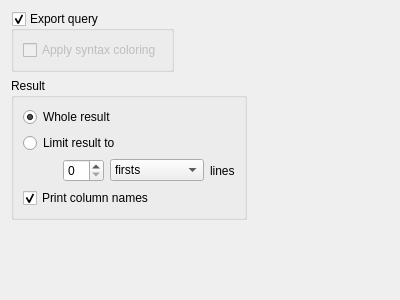
<?xml version="1.0" encoding="UTF-8"?>
<ui version="4.0">
 <class>HtmlWizardPage</class>
 <widget class="QWizardPage" name="HtmlWizardPage">
  <property name="geometry">
   <rect>
    <x>0</x>
    <y>0</y>
    <width>400</width>
    <height>300</height>
   </rect>
  </property>
  <property name="title">
   <string>HTML options</string>
  </property>
  <layout class="QFormLayout" name="formLayout">
   <item row="0" column="0">
    <widget class="QGroupBox" name="queryGroupBox">
     <property name="title">
      <string>Export query</string>
     </property>
     <property name="checkable">
      <bool>true</bool>
     </property>
     <layout class="QGridLayout" name="gridLayout">
      <item row="0" column="0">
       <widget class="QCheckBox" name="shCheckBox">
        <property name="enabled">
         <bool>false</bool>
        </property>
        <property name="text">
         <string>Apply syntax coloring</string>
        </property>
       </widget>
      </item>
     </layout>
    </widget>
   </item>
   <item row="1" column="0">
    <widget class="QGroupBox" name="resultGroupBox">
     <property name="title">
      <string>Result</string>
     </property>
     <layout class="QVBoxLayout" name="verticalLayout">
      <item>
       <widget class="QRadioButton" name="wholeResultRadioButton">
        <property name="text">
         <string>Whole result</string>
        </property>
        <property name="checked">
         <bool>true</bool>
        </property>
       </widget>
      </item>
      <item>
       <widget class="QRadioButton" name="limitResultRadioButton">
        <property name="text">
         <string>Limit result to</string>
        </property>
       </widget>
      </item>
      <item>
       <layout class="QHBoxLayout" name="horizontalLayout">
        <item>
         <spacer name="horizontalSpacer">
          <property name="orientation">
           <enum>Qt::Horizontal</enum>
          </property>
          <property name="sizeHint" stdset="0">
           <size>
            <width>40</width>
            <height>21</height>
           </size>
          </property>
         </spacer>
        </item>
        <item>
         <widget class="QSpinBox" name="limitSpinBox"/>
        </item>
        <item>
         <widget class="QComboBox" name="limitComboBox">
          <item>
           <property name="text">
            <string>firsts</string>
           </property>
          </item>
          <item>
           <property name="text">
            <string>lasts</string>
           </property>
          </item>
          <item>
           <property name="text">
            <string>firsts &amp; lasts</string>
           </property>
          </item>
         </widget>
        </item>
        <item>
         <widget class="QLabel" name="label">
          <property name="text">
           <string>lines</string>
          </property>
         </widget>
        </item>
       </layout>
      </item>
      <item>
       <widget class="QCheckBox" name="columnCheckBox">
        <property name="text">
         <string>Print column names</string>
        </property>
        <property name="checked">
         <bool>true</bool>
        </property>
       </widget>
      </item>
     </layout>
    </widget>
   </item>
  </layout>
 </widget>
 <resources/>
 <connections/>
</ui>
